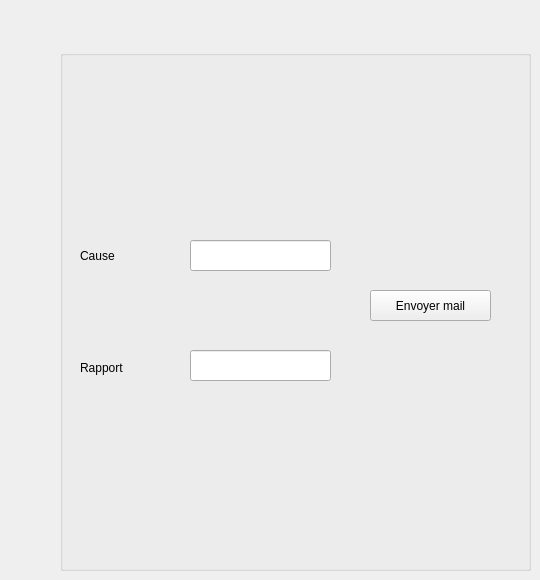
      <widget class="QWidget" name="tab_19">
       <attribute name="title">
        <string>Covid-19</string>
       </attribute>
       <widget class="QGroupBox" name="groupBox_19">
        <property name="geometry">
         <rect>
          <x>60</x>
          <y>50</y>
          <width>471</width>
          <height>521</height>
         </rect>
        </property>
        <property name="title">
         <string/>
        </property>
        <widget class="QLabel" name="cause_prisonnier">
         <property name="geometry">
          <rect>
           <x>20</x>
           <y>180</y>
           <width>111</width>
           <height>51</height>
          </rect>
         </property>
         <property name="text">
          <string>Cause</string>
         </property>
        </widget>
        <widget class="QLabel" name="rapport_prisonnier">
         <property name="geometry">
          <rect>
           <x>20</x>
           <y>310</y>
           <width>55</width>
           <height>16</height>
          </rect>
         </property>
         <property name="text">
          <string>Rapport</string>
         </property>
        </widget>
        <widget class="QLineEdit" name="la_cause">
         <property name="geometry">
          <rect>
           <x>130</x>
           <y>190</y>
           <width>141</width>
           <height>31</height>
          </rect>
         </property>
        </widget>
        <widget class="QLineEdit" name="le_rapport">
         <property name="geometry">
          <rect>
           <x>130</x>
           <y>300</y>
           <width>141</width>
           <height>31</height>
          </rect>
         </property>
        </widget>
        <widget class="QPushButton" name="envoyer_prisonnier">
         <property name="geometry">
          <rect>
           <x>310</x>
           <y>240</y>
           <width>121</width>
           <height>31</height>
          </rect>
         </property>
         <property name="text">
          <string>Envoyer mail</string>
         </property>
        </widget>
        <widget class="QPushButton" name="pushButton_39">
         <property name="geometry">
          <rect>
           <x>340</x>
           <y>530</y>
           <width>101</width>
           <height>31</height>
          </rect>
         </property>
         <property name="text">
          <string>Tri Décroissant</string>
         </property>
        </widget>
        <widget class="QPushButton" name="pushButton_40">
         <property name="geometry">
          <rect>
           <x>340</x>
           <y>570</y>
           <width>101</width>
           <height>31</height>
          </rect>
         </property>
         <property name="text">
          <string>Tri Croissant</string>
         </property>
        </widget>
       </widget>
      </widget>
